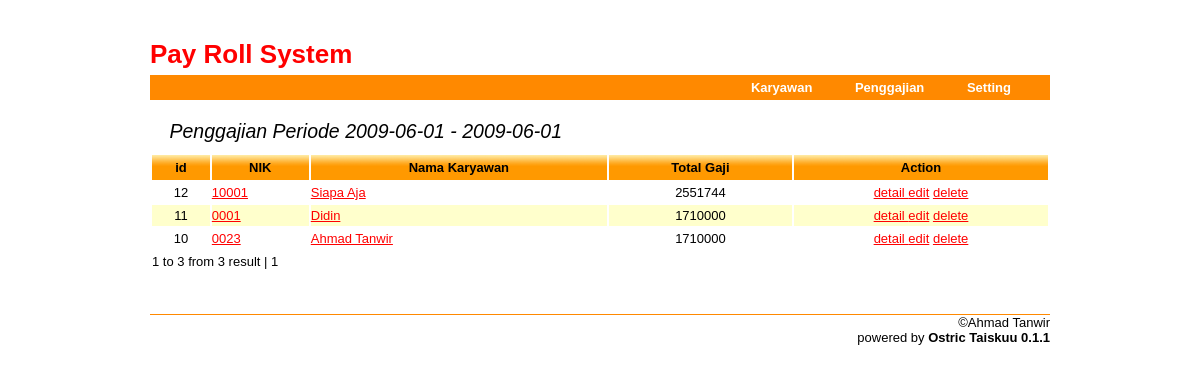
Screenshot of /index.php?c=penggajian/gaji&periode_id=8 with the database file from the repository.
### tables this page shows
CREATE TABLE IF NOT EXISTS `Gaji` (
  `id` bigint(20) NOT NULL auto_increment,
  `nik` varchar(16) NOT NULL,
  `nama_lengkap` varchar(128) NOT NULL,
  `karyawan_id` bigint(20) NOT NULL,
  `periode_id` bigint(20) NOT NULL,
  `gaji_pokok` bigint(20) NOT NULL,
  `jumlah_kehadiran` int(11) NOT NULL,
  `jumlah_sakit` int(11) NOT NULL,
  `jumlah_izin` int(11) NOT NULL,
  `jumlah_jam_lembur_biasa` int(11) NOT NULL,
  `jumlah_jam_lembur_libur` int(11) NOT NULL,
  `jumlah_jam_lembur_minggu` int(11) NOT NULL,
  `tunjangan_jabatan` bigint(20) NOT NULL,
  `tunjangan_keluarga` bigint(20) NOT NULL,
  `tunjangan_lain` bigint(20) NOT NULL,
  `uang_lembur` bigint(20) NOT NULL,
  `uang_transport` bigint(20) NOT NULL,
  `uang_makan` bigint(20) NOT NULL,
  `bonus` bigint(20) NOT NULL,
  `potongan` bigint(20) NOT NULL,
  `total_gaji` bigint(20) NOT NULL,
  PRIMARY KEY  (`id`)
);

### core/Application.class.php (called while the page is built, shortened)
<?php
require_once ('./core/controller/Controller.class.php');
require_once ('./core/model/Model.class.php');
class Application
{
    public static function run()
    {
        $controller = null;
        $action = 'index';
        if (isset($_GET['c'])) {
            $req = $_GET['c'];
            $req = explode("/",$req);
            if (count($req) == 1){
                $controller = $req[0];
            } else if (count($req) == 2){
                $controller = $req[0];
                $action = $req[1];
            }
        } else {
            $config = include('./app/config/main.php');
            $controller = $config['defaultController'];
        }
        self::setRequest($controller,$action);
    }
    private static function setRequest($pcontroller, $paction){
        $params = $_GET;
        unset($params['c']);
        $controller =  new $className();
        $controller->setParams($params);
        $controller->$paction();
        $controller->getView()->render($paction);
    }
}

### index.php (called while the page is built, shortened)
<?php
App::run();

### core/model/Model.class.php (called while the page is built, shortened)
<?php
abstract class Model
{
    protected $db;
    protected $tableName;
    public $id = null;
    public $attributes = array();
    public $relations = array();
    private static $models = array();
    public function __construct($attributes = null)
    {
        $this->initialFields();
    }
    public function fromArray($attributes) {
        foreach ($attributes as $key => $value) {
            if(array_key_exists($key, $this->attributes)) {
                $this->attributes[$key]['value'] = $value;
            }
            if($key == 'id') {
                if(!is_array($value)){
                    $this->id = $value;
                }
            }
        }
    }
    private function dbsetup()
    {
        $config = include('./app/config/main.php');
        $dbstring = $config['db']['connectionString'];
        $dbuser = $config['db']['dbuser'];
        $dbpass = $config['db']['dbpass'];
        $this->db = new PDO($dbstring, $dbuser, $dbpass);
    }
    private function initialFields()
    {
        $statement = $this->query("select * from $this->tableName");
        $count = $statement->columnCount();
        for($i = 0; $i < $count; $i++) {
            $field = $statement->getColumnMeta($i);
            $attribute['type'] = $field['native_type'];
            $attribute['value'] = '';
            $this->attributes[$field['name']] = $attribute;
        }
    }
    public function __get($attribute)
    {
        if (array_key_exists($attribute, $this->attributes)) {
            return $this->attributes[$attribute]['value'];
        } else if (array_key_exists($attribute, $this->relations)) {
            return $this->getModel($attribute);
        } else {
            return $this->$attribute;
        }
    }
    private function getModel($mapped)
    {
        $classModel = $this->relations[$mapped]['model'];
        $foreign_key = $this->relations[$mapped]['foreign_key'];
        if(require_once("./app/models/$classModel.class.php")){
            $model = new $classModel();
        }
        if($this->relations[$mapped]['type'] == Model::HAS_MANY) {
            $objects = $model->findQuery("from $classModel where $foreign_key = ?", array($this->id));
            return $objects;
        } else if ($this->relations[$mapped]['type'] == Model::HAS_ONE) {
            $objects = $model->findQuery("from $classModel where $foreign_key = ? LIMIT 0, 1", array($this->id));
            return $objects[0];
        } else if ($this->relations[$mapped]['type'] == Model::BELONGS_TO) {
            $objects = $model->findQuery("from $classModel where id = ?", array($this->$foreign_key));
            return $objects[0];
        }
    }
    public function find($id)
    {
        $object = $this->findQuery("from $this->tableName where id = ? ", array($id));
        return $object[0];
    }
    public function findQuery($query,$params = array())
    {
        if (strtolower(substr($query,0,4)) == 'from'){
            $query = 'select * '.$query;
        }
        $query = str_replace(get_class($this), $this->tableName, $query);
        $statement = $this->db->prepare($query);
        $statement->execute($params);
        $objects = array();
        while ($attributes = $statement->fetch(PDO::FETCH_ASSOC)) {
            $object = new $self($attributes);
            $object->id = $attributes['id'];
            $objects[] = $object;
        }
        return $objects;
    }
    public function query($query, $params = array())
    {
        $statement = $this->db->prepare($query);
        $statement->execute($params);
        return $statement;
    }
    public static function model($className)
    {
        if(isset(self::$models[$className])) {
            return self::$models[$className];
        } else {
            $model = self::$models[$className] =  new $className();
            return $model;
        }
    }
    public function setTableName($tableName)
    {
        $this->tableName = $tableName;
    }
}

### app/config/main.php (called while the page is built)
<?php
return array(
    'defaultController' => 'karyawan',
    'db' => array(
        'connectionString'  =>  'mysql:host=localhost;dbname=sia_payroll',
        'dbuser'            =>  'root',
        'dbpass'            =>  'rahasia'
    )
);

### app/controllers/PenggajianController.class.php (called while the page is built, shortened)
<?php
class PenggajianController extends ApplicationController
{
    public function gaji()
    {
        $p = $this->params['periode_id'];
        $this->periode = Periode::m()->find($p);
        $paginate = new Paginate(new Gaji(),Html::url('penggajian/gaji',array('periode_id' => $this->params['periode_id'])));
    }
}

### app/models/Periode.class.php (called while the page is built, shortened)
<?php
class Periode extends Model
{
    public static function m()
    {
        return parent::model(__CLASS__);
    }
}

### core/controller/Controller.class.php (called while the page is built, shortened)
<?php
require_once ('./core/view/helpers/Html.class.php');
require_once ('./core/model/Model.class.php');
require_once ('./core/component/FormModel.class.php');
require_once ('./core/component/Paginate.class.php');
class Controller extends AbstractController
{
    public function setParams($params)
    {
        $this->params = $params;
    }
}

### core/view/helpers/Html.class.php (called while the page is built, shortened)
<?php
class Html{
    public static function url($url,$params = null)
    {
        $u  = $_SERVER['SCRIPT_NAME'] .'?c='. $url;
        if(is_array($params) && $params != null) {
            foreach($params as $k => $v) {
                $u .= "&$k=$v";
            }
        }
        return $u;
    }
}

### app/views/penggajian/gaji.tpl.php (the view)
<h2>Penggajian Periode <?php echo $periode->start .' - '.$periode->start ?></h2>
<table class="data">
    <thead>
        <tr>
            <th>id</th>
            <th>NIK</th>
            <th>Nama Karyawan</th>
            <th>Total Gaji</th>
            <th>Action</th>
        </tr>
    </thead>
    <tbody>
        <?php foreach($paginate->paginate() as $gaji):?>
        <tr>
            <td align="center"><?php echo $gaji->id ?></td>
            <td>
                <a href="<?php echo Html::url('karyawan/detail',array('id'=>$gaji->karyawan->id))?>">
                    <?php echo $gaji->nik ?>
                </a>
            </td>
            <td>
                <a href="<?php echo Html::url('karyawan/detail',array('id'=>$gaji->karyawan->id))?>">
                    <?php echo $gaji->nama_lengkap ?>
                </a>
            </td>
            <td align="center">
                <?php if($gaji->total_gaji==0): ?>
                    <a href="<?php echo Html::url('penggajian/proses',array('id'=>$gaji->id))?>">Proses</a>
                <?php else:?>
                    <?php echo $gaji->total_gaji ?>
                <?php endif?>
            </td>
            <td align="center">
                <a href="<?php echo Html::url('penggajian/detail',array('id'=>$gaji->id))?>">
                    detail
                </a>
                <a href="<?php echo Html::url('penggajian/proses',array('id'=>$gaji->id))?>">edit</a>
                <a href="<?php echo Html::url('penggajian/delete',array('id'=>$gaji->id,'periode'=>$periode->id))?>">
                    delete
                </a>
            </td>
        </tr>
        <?php endforeach?>
    </tbody>
    <tfoot>
        <tr>
            <td colspan="5"><?php echo $paginate->navigation() ?></td>
        </tr>
    </tfoot>
</table>

### media/css/main.css (style rules this page uses)
* { padding:0; margin:0; }
div a { color:#f00; }
html,body { font-family:sans-serif; font-size:small; text-align:center; }
div.content h2 { font-weight:normal; margin:20px auto 10px 0; padding-left:1em; font-style:italic; }
table a { color:#f00; }
table.data { width:100%; font-size:small; margin:0 auto; }
table.data th { padding:5px; background:url(../images/bg_thead.png); }
table.data tr.even { background:#ffffcc; }
table.data td { padding:3px 0; }
table.data a { color:#f00; }

### rows the page displays
gaji: id "12"
gaji: id "11"
gaji: id "10"

### other values shown
$periode->start "2009-06-01"
$gaji->nik "10001"
$gaji->nama_lengkap "Siapa Aja"
$gaji->total_gaji "2551744"
$gaji->nik "0001"
$gaji->nama_lengkap "Didin"
$gaji->total_gaji "1710000"
$gaji->nik "0023"
$gaji->nama_lengkap "Ahmad Tanwir"
$paginate->navigation() "1 to 3 from 3 result |"
